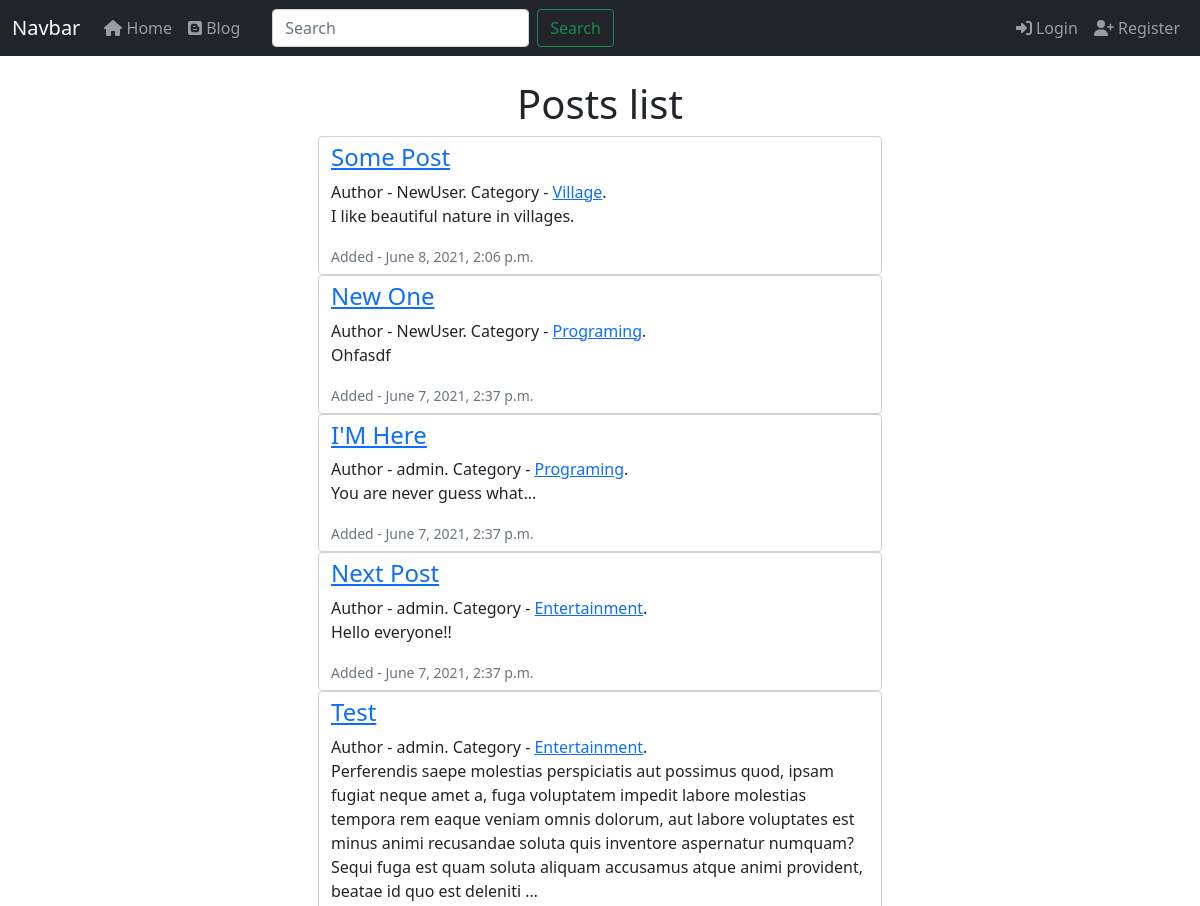
The page /blog/ (upper part) on the database as committed earlier.
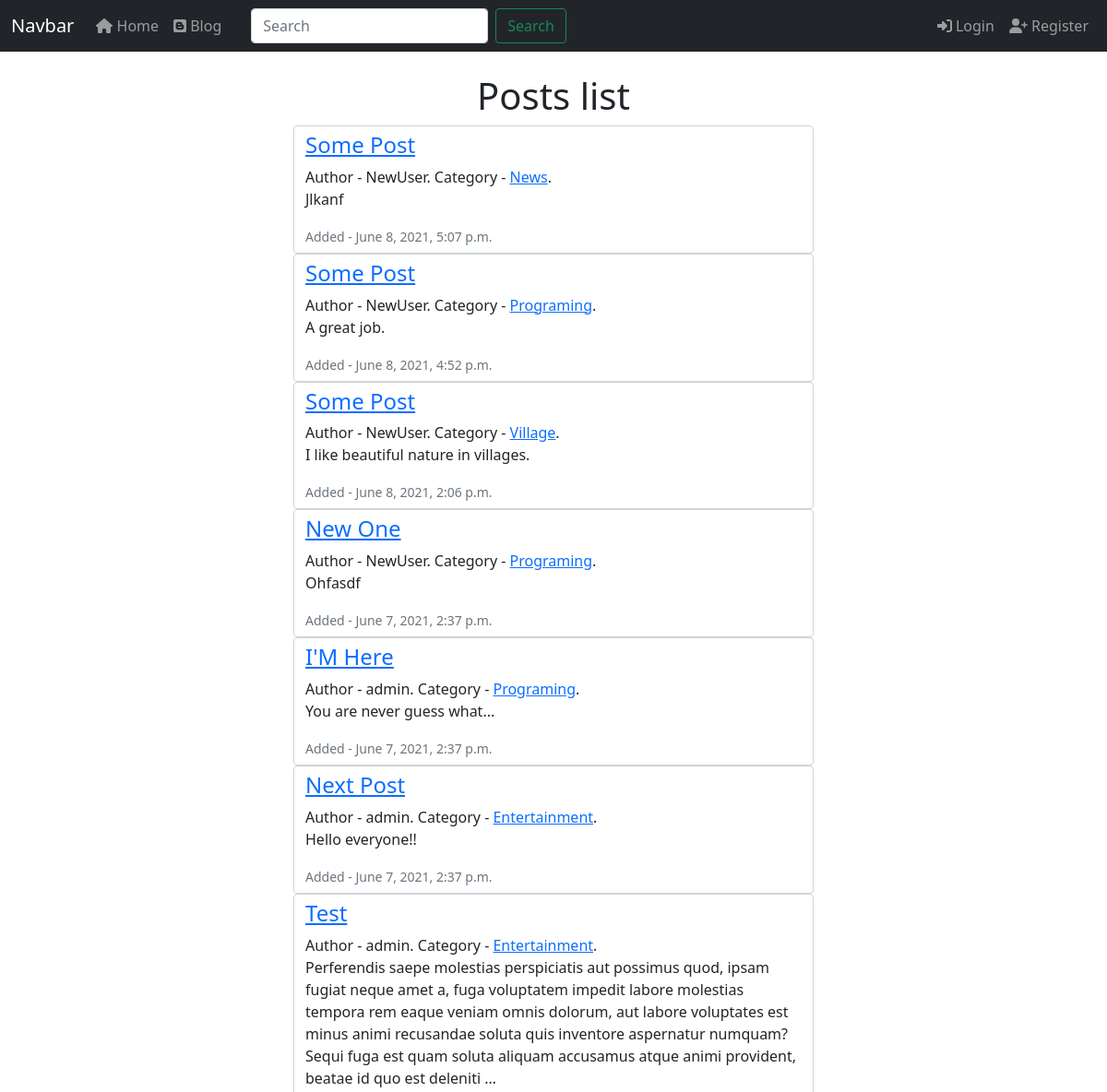
The same page on the database as committed later.
### apps/blog/models.py (models this page shows, shortened)
class Post(models.Model):
    title = models.CharField(max_length=255)
    author = models.ForeignKey(User, on_delete=models.CASCADE)
    body = models.TextField()
    add_post_date = models.DateTimeField(auto_now_add=True)
    change_post_date = models.DateTimeField(auto_now=True)
    category = models.ForeignKey(Category, on_delete=models.SET_NULL, null=True)
    likes = models.ManyToManyField(User, related_name='blog_posts')

class Category(models.Model):
    name = models.CharField(max_length=255)
    def __str__(self):
        return self.name

### apps/blog/views.py (the view)
# urls.py: path('', views.BlogPageView.as_view(), name='blog-page'),
class BlogPageView(ListView):
    model = Post
    template_name = 'blog/main_page.html'
    ordering = ['-id']

### apps/blog/context_processors.py (called while the page is built)
def get_context_data(request):
    context = {'category_data': Category.objects.all()}
    return context

### apps/blog/templates/blog/main_page.html (shortened to what this page needs)
{% extends 'home_page/base.html' %}
{% block content %}
<div class="container-fluid">
    <h1 class="text-center mt-4">Posts list</h1>
    <div class="container-fluid">
        {% for post in object_list %}
            <div class="row justify-content-center">
                <div class="col-6">
                    <div class="form-control">
                        <h4><a href="{% url 'blog:post-details' post.pk %}">{{ post.title|title }}</a></h4>
                        Author - {{ post.author }}. Category - <a href="{% url 'blog:category-details' post.category.name|lower|slugify %}">{{ post.category }}</a>.
                        <p class="article-content">{{ post.body|truncatewords:50 }}</p>
                        <small class="text-muted">Added - {{ post.add_post_date }}</small>
                    </div>
                </div>
            </div>
        {% endfor %}
    </div>
</div>
{% endblock content %}

Rows that differ between the two databases and show on the page:
added Post: title "Some Post", author "NewUser", category "News", body "Jlkanf", add_post_date "June 8, 2021, 5:07 p.m."
added Post: title "Some Post", author "NewUser", category "Programing", body "A great job.", add_post_date "June 8, 2021, 4:52 p.m."
